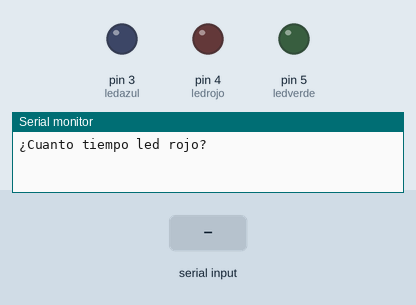
This sketch was run on a simulated Arduino Uno, built with avr-gcc and run on an emulated ATmega328P. Shown: output pins drawn as LEDs (lit = HIGH), the last lines printed to the serial monitor. Dashed ring = blinking. Inputs (shaded band) come from the test bench.

Above: at 0.9 s.
1.0 s: "90,45,200\n" received over Serial
At 1.38 s:
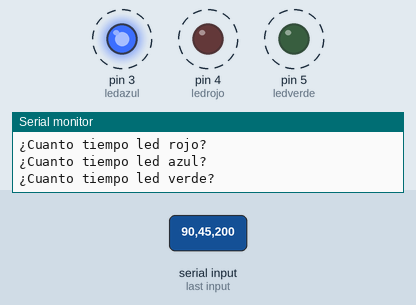
Timing chart, 0 to 10.0 s (numbered marks = the images above; inputs shaded):
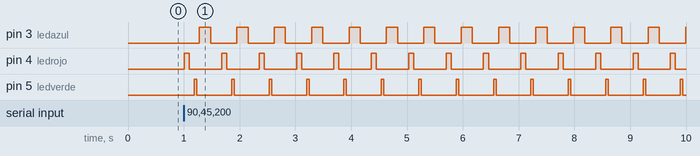

The sketch:

led8feb.ino
```cpp
int ledrojo = 4;
int ledverde = 5;
int ledazul = 3;
int t1;
int t2;
int t3;

void setup() {
Serial.begin(9600);
Serial.println("¿Cuanto tiempo led rojo?");
while (Serial.available() == 0) {
}
t1=Serial.parseInt();
while (Serial.available()>0){
Serial.read();
}
pinMode(ledrojo, OUTPUT);

Serial.println("¿Cuanto tiempo led azul?");
while (Serial.available() == 0) {
}
t2=Serial.parseInt();
while (Serial.available()>0){
Serial.read();
}
pinMode(ledazul, OUTPUT);

Serial.println("¿Cuanto tiempo led verde?");
while (Serial.available() == 0) {
}
t3=Serial.parseInt();
while (Serial.available()>0){
Serial.read();
}
pinMode(ledverde, OUTPUT);
}

void loop() {
digitalWrite(ledrojo,HIGH);
delay (t1);
digitalWrite(ledrojo,LOW);
delay (t1);
digitalWrite(ledverde,HIGH);
delay (t2);
digitalWrite(ledverde,LOW);
delay (t2);
digitalWrite(ledazul,HIGH);
delay (t3);
digitalWrite(ledazul,LOW);
delay (t3);

}
```

Measured:
- after the input at 1.0 s, pin 3 (ledazul): alternates HIGH for 0.20 s and LOW for 0.47 s, starting after 0.28 s; pin 4 (ledrojo): alternates HIGH for 0.09 s and LOW for 0.58 s, starting at once; pin 5 (ledverde): alternates HIGH for 0.05 s and LOW for 0.63 s, starting after 0.19 s
